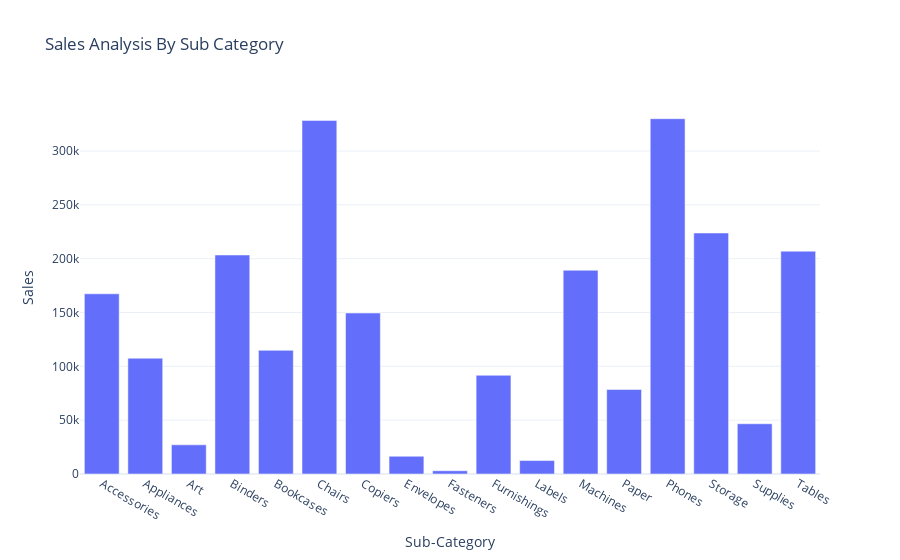

This figure's notebook cell:
### Code cell
fig = px.bar(sales_by_subcategory,x= "Sub-Category" , y = "Sales" , title = "Sales Analysis By Sub Category")
fig.show()

### Figure 1 — Plotly figure (JSON) as saved in the notebook; plotly's stock layout.template omitted (floating-point values rounded to 4 significant figures)
{"data": [{"alignmentgroup": "True", "hovertemplate": "Sub-Category=%{x}<br>Sales=%{y}<extra></extra>", "legendgroup": "", "marker": {"color": "#636efa", "pattern": {"shape": ""}}, "name": "", "offsetgroup": "", "orientation": "v", "showlegend": false, "textposition": "auto", "type": "bar", "x": ["Accessories", "Appliances", "Art", "Binders", "Bookcases", "Chairs", "Copiers", "Envelopes", "Fasteners", "Furnishings", "Labels", "Machines", "Paper", "Phones", "Storage", "Supplies", "Tables"], "xaxis": "x", "y": [167400.0, 107500.0, 27120.0, 203400.0, 114900.0, 328400.0, 149500.0, 16480.0, 3024.0, 91710.0, 12490.0, 189200.0, 78480.0, 330000.0, 223800.0, 46670.0, 207000.0], "yaxis": "y"}], "layout": {"barmode": "relative", "legend": {"tracegroupgap": 0}, "title": {"text": "Sales Analysis By Sub Category"}, "xaxis": {"anchor": "y", "domain": [0, 1], "title": {"text": "Sub-Category"}}, "yaxis": {"anchor": "x", "domain": [0, 1], "title": {"text": "Sales"}}}}
